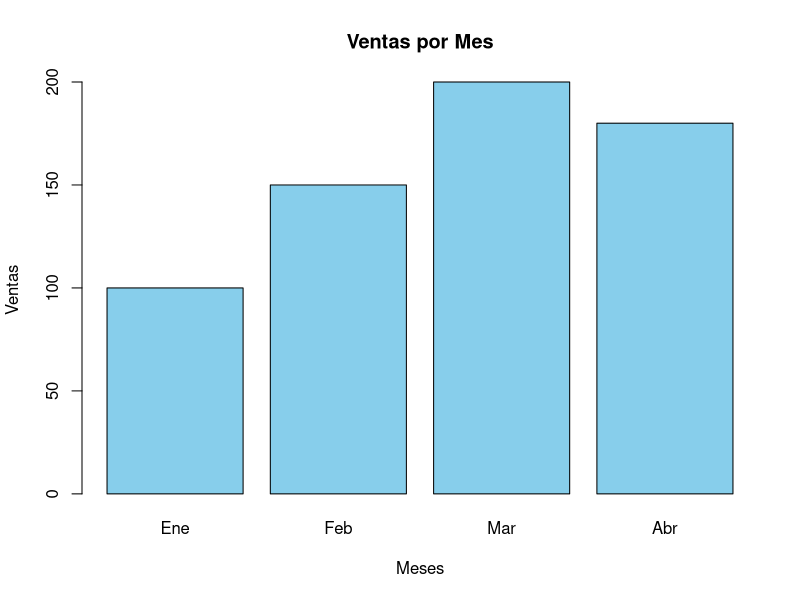

Reproduce this figure in R.
datos <- data.frame(
  mes = c("Ene", "Feb", "Mar", "Abr"),
  ventas = c(100, 150, 200, 180)
)

# Gráfico de barras simple
barplot(datos$ventas, 
        names.arg = datos$mes,
        col = "skyblue",
        main = "Ventas por Mes",
        xlab = "Meses",
        ylab = "Ventas")

#Mi tema favorito ha sido el trabajar con dataframes y el averiguar como graficar